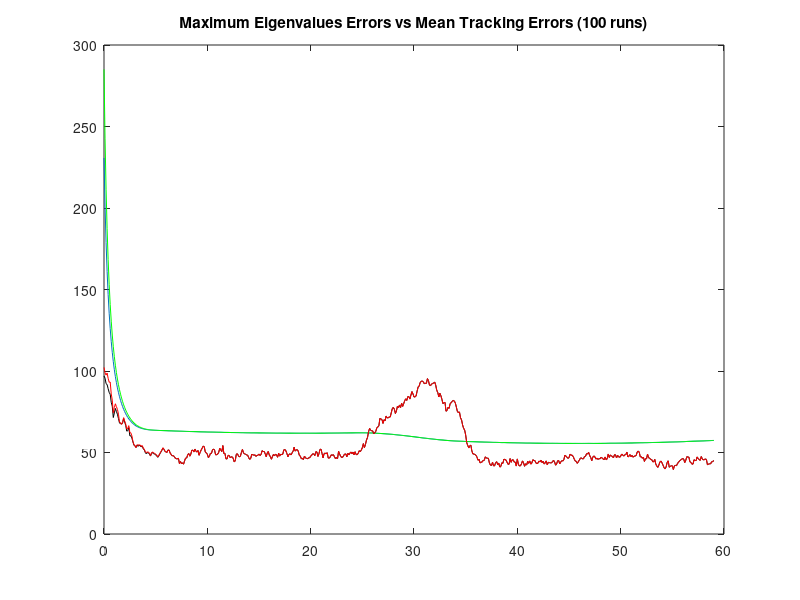

The MATLAB source for this figure:
% EC 3310 Computer Assignment #3 Part5
% Alessio Grompone 02/03/2013
% Kalman Filter with Target Maneuver
clear all
%DATA
nloops=100;

delta=0.1;    %sample time
nsamples=600; %number of samples

q2=1000; %plant noise square

S1p=[0;0];      %Sensor 1 position
sigma1r=100;   %standard deviation sensor 1 range
sigma1b=1*pi/180;   %standard deviation sensor 1 bearing
S1v=diag([sigma1r^2;sigma1b^2]);  %covariance
S1=[sigma1r;sigma1b];

%Inital Conditions

xo=6000;
yo=8000;
Vxo=100;
Vyo=-173.2051;
%State Vector
xi=[xo;Vxo;yo;Vyo];

%Transition Matrix
F=[1,delta,0,0;0,1,0,0;0,0,1,delta;0,0,0,1];

%Measurement Matrix
H=[1,0,0,0;
    0,0,1,0];
% %SWAG initialization
xos=0;
yos=10000;
Vxos=0;
Vyos=-500*2/3.6;
xo_k=[xos;Vxos;yos;Vyos];
Po_k=(10^10)*eye(4);

%Kalman Filter Parameters

Qk=(q2)*[(delta^3)/3,(delta^2)/2,0,0;
    (delta^2)/2,delta,0,0;
    0,0,(delta^3)/3,(delta^2)/2;
    0,0,(delta^2)/2,delta];

for kk=1:nloops,
%initialize Matixes
zout=[];   %measurements output
posout=[]; %true target position
error=[];  %distance errors
polar=[];
x=xi;
Xk_kS=xo_k;
Pk_kS=Po_k;
Pest=[];
Perror=[];
PestS=[];
PerrorS=[];
MaxEigs=[];
MaxEigsS=[];

for ii=1:nsamples,
    
    ztrue=H*x;
    posout=[posout,ztrue];
    
    %% SENSOR 1
   
    range=sqrt((ztrue-S1p)'*(ztrue-S1p));
    bearing=atan2(ztrue(2)-S1p(2),ztrue(1)-S1p(1));
    polar=[range;bearing];    
    rrr=randn(size(S1));
    z=polar+rrr.*S1;%has measurements adding random error
    xpol=z(1)*cos(z(2));
    ypol=z(1)*sin(z(2));
    cartesian=[xpol;ypol]+S1p;  %cartesian coordinates
    
    %collects the real position values in one matrix
    zout=[zout,cartesian];  %collects the measurement values in one matrix
    ztilde=abs(ztrue)-abs(cartesian); %error between real position and measured position
    error=[error,sqrt(ztilde'*ztilde)];%collects error values
   

    if ii<250
    x=F*x;
    elseif ii<350 
    a=-60; %yards/sec^2
    v=sqrt(x(2)^2+x(4)^2);
    %hom=((a/v)*180)/pi;   
    hom=(a/v); 
    A=[0 1 0 0; 0 0 0 -hom; 0 0 0 1; 0 hom 0 0];
    Ft=expm(A*delta);    
    x=Ft*x;
    else
    x=F*x;  
    end
%Estimating covarinace in cartesian  
Fx=[cos(z(2)), -z(1)*sin(z(2));
       sin(z(2)), z(1)*cos(z(2))];  

Rk1=Fx*S1v*Fx';

%%%%%%%%%%%%%%%%%%%%%%%%%%%%%
% %SWAG FILTER    
if ii ==1
    Xk1_kS = xo_k;
    Pk1_kS = Po_k;
end
% %measurement Ztilda an K
Ztk1S=cartesian-H*Xk1_kS; 
Kk1S=Pk1_kS*H'*inv(H*Pk1_kS*H'+Rk1); 

% %correction
Xk1_k1S=Xk1_kS+Kk1S*(Ztk1S);
Pk1_k1S=(eye(4)-Kk1S*H)*Pk1_kS*(eye(4)-Kk1S*H)'+Kk1S*Rk1*Kk1S';

%Reset estimate & cov for the next cycle
Xk_kS = Xk1_k1S;
Pk_kS = Pk1_k1S;


PestoutS=H*Xk_kS;
PestS=[PestS,PestoutS];
PtildeS=ztrue-PestoutS; %error between real position and measured position
PerrorS=[PerrorS,sqrt(PtildeS'*PtildeS)];%collects error values

MaxEigS=sqrt(eigs(Pk_kS,1));

if ii<11
MaxEigsS=[MaxEigS];
Perror2S=[sqrt(PtildeS'*PtildeS)];
else
MaxEigsS=[MaxEigsS;MaxEigS]; 
Perror2S=[Perror2S,sqrt(PtildeS'*PtildeS)];
end
%measurement Initialized FILTER

M=[1 0 0 0;1/delta 0 -1/delta 0; 0 1 0 0; 0 1/delta 0 -1/delta];  

%momorization of first two measurements and R
if ii==1
    z1=cartesian;
    z2=cartesian;
    Rk11=Rk1;
    Rk12=Rk1;
    
elseif ii==2
    z1=z1;
    z2=cartesian;
    Rk11=Rk11;
    Rk12=Rk1;
else
    z1=z1;
    z2=z2;
    Rk11=Rk11;
    Rk12=Rk12;
end

%stop filter for the first two measurements
if ii<3
Pest=[];
Ptilde=0;
Perror=[];
MaxEig=0;
Xk_k=[0;0;0;0];
Pk_k=eye(4,4);

else
%Initailization
if ii==3
Xk1_k=[1 0 0 0; 1/delta 0 -1/delta 0; 0 1 0 0; 0 1/delta 0 -1/delta]*[z2;z1];

Pk1_k=M*[Rk12 zeros(2,2); zeros(2,2) Rk11+H*inv(F)*Qk*(inv(F))'*H']*M';
end

Ztk1=cartesian-H*Xk1_k; 
Kk1=Pk1_k*H'*inv(H*Pk1_k*H' + Rk1); 

%correction
Xk1_k1=Xk1_k + Kk1*(Ztk1);
Pk1_k1=(eye(4)-Kk1*H)*Pk1_k*(eye(4)-Kk1*H)' + Kk1*Rk1*Kk1';

%Reset estimate & cov for the next cycle
Xk_k = Xk1_k1;
Pk_k = Pk1_k1;

%prediction
Xk1_k=F*Xk_k;
Pk1_k=F*Pk_k*F' + Qk;
Xk1_kS=F*Xk_kS;
Pk1_kS=F*Pk_kS*F'+Qk;

%Position Estimates and Errors from the filter
Pestout=H*Xk_k;
Pest=[Pest,Pestout];
Ptilde=ztrue-Pestout; %error between real position and measured position
Perror=[Perror,sqrt(Ptilde'*Ptilde)];%collects error values

MaxEig=sqrt(eigs(Pk_k,1));

if ii<11
MaxEigs=[MaxEig];
Perror2=[sqrt(Ptilde'*Ptilde)];
else
MaxEigs=[MaxEigs;MaxEig]; 
Perror2=[Perror2,sqrt(Ptilde'*Ptilde)];
end


end
end

if kk==1
    merror=error;
    zoutmean=zout;
    mXest=Pest;
    Pmerror=Perror;
    mMaxEigs=MaxEigs;
    Pmerror2=Perror2;
    mXestS=PestS;
    PmerrorS=PerrorS;
    mMaxEigsS=MaxEigsS;
    Pmerror2S=Perror2S;
    
else
    merror=merror+error;
    zoutmean=zoutmean+zout;  
    mXest=mXest+Pest;
    Pmerror=Pmerror+Perror;
    mMaxEigs=mMaxEigs+MaxEigs;
    Pmerror2=Pmerror2+Perror2;
    mXestS=mXestS+PestS;
    PmerrorS=PmerrorS+PerrorS;
    mMaxEigsS=mMaxEigsS+MaxEigsS;
    Pmerror2S=Pmerror2S+Perror2S;
    
end
end

merror=merror/nloops;
zoutmean=zoutmean/nloops;
mXest=mXest/nloops;
Pmerror=Pmerror/nloops;
mMaxEigs=mMaxEigs/nloops;
Pmerror2=Pmerror2/nloops;
mXestS=mXestS/nloops;
PmerrorS=PmerrorS/nloops;
mMaxEigsS=mMaxEigsS/nloops;
Pmerror2S=Pmerror2S/nloops;

%plot1 Target motion with mean noise measurements
plot(posout(1,:),posout(2,:),'-',zoutmean(1,:),zoutmean(2,:),'-');
title('Target Motion and Mean Measurement Trajectory');
pause;

%plot2 Target motion with Mean Track Trajectory
plot(posout(1,:),posout(2,:),'-',mXest(1,:),mXest(2,:),'-');
title('Target Motion and Mean Track Trajectory');
pause;

% %plot2 Target motion with Mean Track Trajectory
plot(mXestS(1,:),mXestS(2,:),'-',mXest(1,:),mXest(2,:),'-');
title('Target Motion and Mean Track Trajectory');
pause;

%Distance errors between Mean Track Trajectory and measurements
time=[1:max(size(error))]*delta-delta;
plot(time,merror,'-');
hold
time=[1:max(size(Perror))]*delta-delta;
plot(time+0.2,Pmerror,'-','Color','red');
time=[1:max(size(PerrorS))]*delta-delta;
plot(time,PmerrorS,'-','Color','green');
title('Mean Measurements Errors and Mean track position errors vs Time (100 runs)');
pause;
hold off

%Distance errors between Mean Track Trajectory and Max Eigenvalues
time=(1:max(size(MaxEigs)))*delta-delta;
plot(time,mMaxEigs,'-');
hold
plot(time,mMaxEigsS,'-','Color','green');
plot(time,Pmerror2,'-','Color','black');
plot(time,Pmerror2S,'-','Color','red');
title('Maximum Eigenvalues Errors vs Mean Tracking Errors (100 runs)');
pause;
hold off
close all